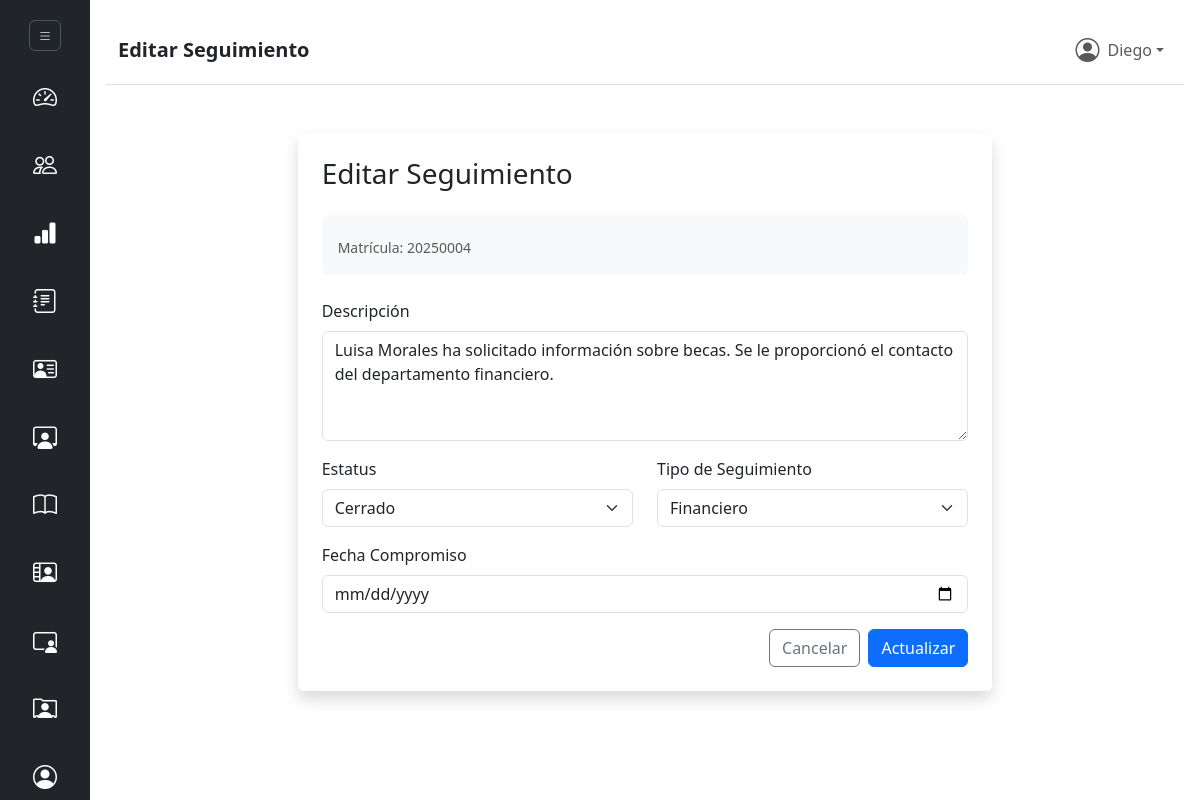
The page /editar_seguimiento.php?id_seguimiento=2 (signed in) on the database its author committed.
### tables this page shows
CREATE TABLE `alumnos` (
  `id_alumno` int(10) UNSIGNED NOT NULL,
  `matricula` varchar(20) NOT NULL,
  `nombre` varchar(120) NOT NULL,
  `apellido_paterno` varchar(60) NOT NULL,
  `apellido_materno` varchar(60) DEFAULT NULL,
  `estatus` tinyint(4) NOT NULL DEFAULT 1 COMMENT '1=Activo, 0=Inactivo, 2=Egresado, 3=Baja',
  `fecha_creacion` date NOT NULL DEFAULT current_timestamp(),
  `fecha_movimiento` timestamp NOT NULL DEFAULT current_timestamp() ON UPDATE current_timestamp(),
  `usuarios_id_usuario_movimiento` int(10) UNSIGNED DEFAULT NULL,
  `carreras_id_carrera` int(10) UNSIGNED NOT NULL,
  `grupos_id_grupo` int(10) UNSIGNED DEFAULT NULL
);

CREATE TABLE `seguimientos` (
  `id_seguimiento` bigint(20) UNSIGNED NOT NULL,
  `descripcion` text NOT NULL,
  `estatus` tinyint(4) NOT NULL DEFAULT 1 COMMENT '1=Abierto, 2=En Progreso, 3=Cerrado',
  `fecha_creacion` date NOT NULL DEFAULT curdate(),
  `fecha_movimiento` date NOT NULL DEFAULT curdate(),
  `fecha_compromiso` date DEFAULT NULL,
  `usuarios_id_usuario_movimiento` int(10) UNSIGNED DEFAULT NULL,
  `alumnos_id_alumno` int(10) UNSIGNED NOT NULL,
  `tutor_id` int(10) UNSIGNED DEFAULT NULL,
  `tipo_seguimiento_id` int(10) UNSIGNED DEFAULT NULL
);

CREATE TABLE `tipo_seguimiento` (
  `id_tipo_seguimiento` int(10) UNSIGNED NOT NULL,
  `nombre` varchar(100) NOT NULL
);

### controllers/seguimientoController.php (called while the page is built, shortened)
<?php
class SeguimientoController {
    private $conn;
    public function __construct($conn) {
        $this->conn = $conn;
    }
    public function obtenerTiposSeguimiento(): array {
        $sql = "SELECT id_tipo_seguimiento, nombre FROM tipo_seguimiento ORDER BY nombre ASC";
        try {
            $stmt = $this->conn->prepare($sql);
            $stmt->execute();
            return $stmt->fetchAll(PDO::FETCH_ASSOC);
        } catch (PDOException $e) {
            return [];
        }
    }
    public function obtenerPorId(int $id_seguimiento): ?array {
        $sql = "SELECT * FROM seguimientos WHERE id_seguimiento = :id_seguimiento";
        try {
            $stmt = $this->conn->prepare($sql);
            $stmt->bindParam(':id_seguimiento', $id_seguimiento, PDO::PARAM_INT);
            $stmt->execute();
            $resultado = $stmt->fetch(PDO::FETCH_ASSOC);
            return $resultado ?: null;
        } catch (PDOException $e) {
            return null;
        }
    }
}

### controllers/alumnoController.php (called while the page is built, shortened)
<?php
require_once __DIR__ . "/../models/Alumno.php";
class AlumnoController {
    public $alumno;
    public function __construct($conn) {
        $this->alumno = new Alumno($conn);
    }
                ?>
            <?php
    public function obtenerAlumnoPorId($idAlumno) {
        $sql = "SELECT * FROM alumnos WHERE id_alumno = :id_alumno";
        $stmt = $this->alumno->conn->prepare($sql);
        $stmt->bindParam(':id_alumno', $idAlumno, PDO::PARAM_INT);
        $stmt->execute();
        return $stmt->fetch(PDO::FETCH_ASSOC);
    }
}
?>

### models/Alumno.php (called while the page is built, shortened)
<?php
class Alumno {
    public function __construct($db = null) {
        $this->conn = $db;
    }
}
?>

### views/editar_seguimiento.php (the view, shortened to what this page needs)
<?php
require_once __DIR__ . "/../controllers/authController.php";
require_once __DIR__ . "/../controllers/alumnoController.php";
require_once __DIR__ . "/../controllers/seguimientoController.php";
$id_seguimiento = filter_input(INPUT_GET, 'id_seguimiento', FILTER_VALIDATE_INT);
$seguimientoController = new SeguimientoController($conn);
$seguimiento = $seguimientoController->obtenerPorId($id_seguimiento);
include 'objects/header.php';
$alumnoController = new AlumnoController($conn);
$alumno = $alumnoController->obtenerAlumnoPorId((int)$seguimiento['alumnos_id_alumno']);
$tipos_seguimiento = $seguimientoController->obtenerTiposSeguimiento();
$errors = [];
$descripcion = $seguimiento['descripcion'];
$estatus = (int)$seguimiento['estatus'];
$fecha_compromiso = $seguimiento['fecha_compromiso'] ?? "";
$tipo_seguimiento_id = (int)$seguimiento['tipo_seguimiento_id'];
$id_alumno = (int)$seguimiento['alumnos_id_alumno'];
?>
<div class="container py-5">
    <div class="row justify-content-center">
        <div class="col-lg-8">
            <div class="card shadow border-0">
                <div class="card-body p-4">
                    <h3 class="mb-4">Editar Seguimiento</h3>
                    <div class="mb-4 p-3 bg-light rounded">
                        <small class="text-muted">Matrícula: <?= htmlspecialchars($alumno['matricula'] ?? '') ?></small>
                    </div>
                    <form method="POST">
                        <div class="mb-3">
                            <label for="descripcion" class="form-label">Descripción</label>
                            <textarea class="form-control <?= isset($errors['descripcion']) ? 'is-invalid' : '' ?>"
                                      id="descripcion" name="descripcion" rows="4"><?= htmlspecialchars($descripcion) ?></textarea>
                        </div>
                        <div class="row">
                            <div class="col-md-6 mb-3">
                                <label for="estatus" class="form-label">Estatus</label>
                                <select class="form-select <?= isset($errors['estatus']) ? 'is-invalid' : '' ?>" id="estatus" name="estatus">
                                    <option value="3" <?= $estatus == 3 ? 'selected' : '' ?>>Cerrado</option>
                                </select>
                            </div>
                            <div class="col-md-6 mb-3">
                                <label for="tipo_seguimiento_id" class="form-label">Tipo de Seguimiento</label>
                                <select class="form-select <?= isset($errors['tipo_seguimiento_id']) ? 'is-invalid' : '' ?>" id="tipo_seguimiento_id" name="tipo_seguimiento_id">
                                    <?php foreach ($tipos_seguimiento as $tipo): ?>
                                        <option value="<?= $tipo['id_tipo_seguimiento'] ?>" <?= ($tipo_seguimiento_id == $tipo['id_tipo_seguimiento']) ? 'selected' : '' ?>>
                                            <?= htmlspecialchars($tipo['nombre']) ?>
                                        </option>
                                    <?php endforeach; ?>
                                </select>
                            </div>
                        </div>
                        <div class="mb-3">
                            <label for="fecha_compromiso" class="form-label">Fecha Compromiso</label>
                            <input type="date" class="form-control" id="fecha_compromiso" name="fecha_compromiso" value="<?= htmlspecialchars($fecha_compromiso) ?>">
                        </div>
                        <div class="d-flex justify-content-end">
                            <a href="ver_seguimientos.php?id_alumno=<?= $id_alumno ?>" class="btn btn-outline-secondary me-2">Cancelar</a>
                            <button type="submit" class="btn btn-primary">Actualizar</button>
                        </div>
                    </form>
                </div>
            </div>
        </div>
    </div>
</div>
<?php include 'objects/footer.php'; ?>

### rows shown on the page
alumnos: matricula "20250004"
seguimientos: descripcion "Luisa Morales ha solicitado información sobre becas. Se le proporcionó el contacto del departamento financiero.", estatus "Cerrado", tipo_seguimiento_id "Financiero"

### other values the page prints
$page_title "Editar Seguimiento"
$_SESSION['usuario_nombre'] "Diego"
